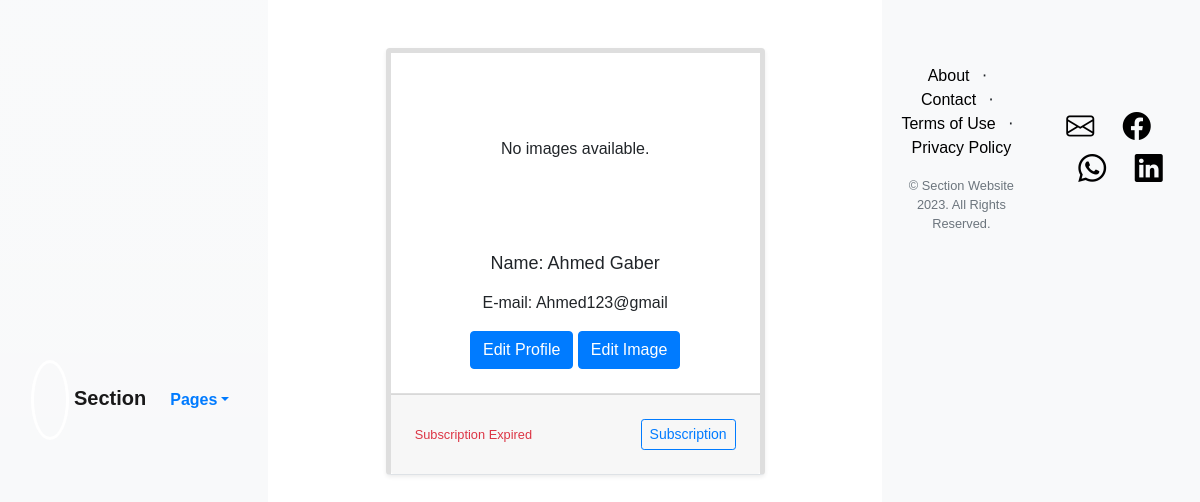
Screenshot of /views/profile.php (signed in) with the database file from the repository.
### tables this page shows
CREATE TABLE `user` (
  `id` int(11) NOT NULL,
  `fname` varchar(50) NOT NULL,
  `lname` varchar(50) NOT NULL,
  `email` varchar(255) NOT NULL,
  `password` varchar(255) NOT NULL,
  `type` varchar(50) NOT NULL
);

### views/profile.php (the view, shortened to what this page needs)
<!DOCTYPE html>
<html lang="en">
<?php
         include("../views/partials/head.php");
 echo'<body>';
         include("../views/partials/navbar.php");
 ?>
     <?php
            $user_id = $_SESSION["user_id"];
            $sql = "SELECT fname, lname , email FROM user WHERE id = $user_id";
            $result = $conn->query($sql);
            if ($result->num_rows > 0) {
                $row = $result->fetch_assoc();
                $first_name = $row["fname"];
                $last_name = $row["lname"];
                $email = $row["email"];
            } else {
                echo "User not found";
            }
            $sql = "SELECT img_url FROM images WHERE user_id = $user_id ORDER BY img_id DESC";
            $result = $conn->query($sql);
            $images = $result->fetch_all(MYSQLI_ASSOC);
        ?>
        <div class="container py-5 bg-body-tertiary">
            <div class="row row-cols-1 row-cols-sm-1 row-cols-md-1 g-3">
                <div class="col-md-8 mx-auto">
                    <div class="card shadow-sm border-bottom border-5">
                        <div class="card-header bg-white text-center py-4">
                            <div class="center-images">
        <?php
        if (!empty($images)) {
            foreach ($images as $image) {
                echo '<div class="col-md-4">';
                echo '<img src="uploads/' . $image['img_url'] . '" alt="User Image" class="circular-image img-thumbnail">';
                echo '</div>';
            }
        } else {
            echo '<p>No images available.</p>';
        }
        ?>
    </div>
                            <h1 class="card-title h5 my-3">
                            <p> Name: <?php echo $first_name.' '.$last_name; ?></p>
                            </h1>
                            <p> E-mail: <?php echo $email; ?></p>
                            <button id="openEditProfilePopup" type="submit" class="btn btn-primary btn-m">Edit Profile</button>
                            <button id="openEditImagePopup" type="submit" class="btn btn-primary btn-m">Edit Image</button>
            </div>
                        <div class="card-footer p-4 d-flex justify-content-between align-items-center">
                            <small class="text-danger">Subscription Expired</small>
                            <div class="btn-group">
                                <a href="#" type="button" class="btn btn-sm btn-outline-primary">Subscription</a>
                            </div>
                        </div>
                    </div>
                </div>
            </div>
        </div>
        <?php
             include("partials/footer.php")
        ?>
    </body>
</html>

### public/css/about.css (style rules this page uses)
:root { --primary: #0d6efd; --light: #e4eefc; --dark: #181d38; }

### public/css/dashboard.css (style rules this page uses)
* { margin: 0; padding: 0; border: none; outline: none; box-sizing: border-box; font-family: "Poppins", sans-serif; }
body { display: flex; }
a { color: black; text-decoration: none; }

### views/partials/head.php (style rules this page uses)
.center-images { display: flex; justify-content: center; align-items: center; height: 20vh; }

### rows the page displays
user: fname "Ahmed", lname "Gaber", email "Ahmed123@gmail"
